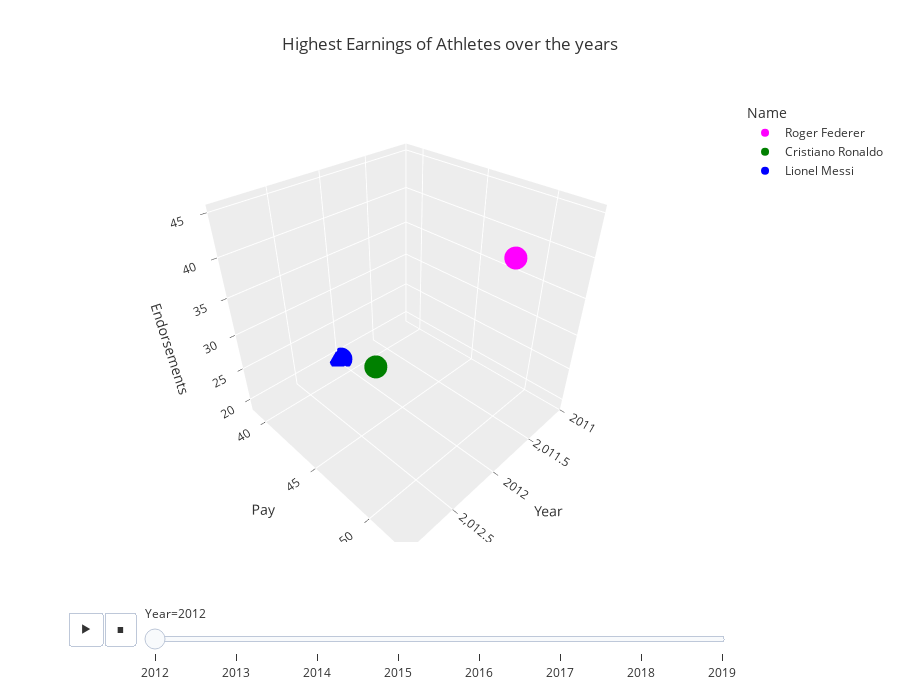

Notebook code cell kept with this figure:
### Markdown cell above
## <div class='alert alert-info'>Let's add annimation </div>

### Code cell
fig=px.scatter_3d(
data_frame=de,
x='Year',
y='Pay',
z='Endorsements',
color='Name',
color_discrete_sequence=['magenta','green','blue'],
log_y=True,  #we are adding a log scale for Pay, we can also do for x and z
template='ggplot2',
title='Highest Earnings of Athletes over the years',       
height=700,                 # height of graph in pixel
    
 animation_frame='Year'
)

pio.show(fig)

### Figure 1 — Plotly figure (JSON) as saved in the notebook; plotly's stock layout.template omitted (floating-point values rounded to 4 significant figures)
{"data": [{"hovertemplate": "Name=Roger Federer<br>Year=%{x}<br>Pay=%{y}<br>Endorsements=%{z}<extra></extra>", "legendgroup": "Roger Federer", "marker": {"color": "magenta", "symbol": "circle"}, "mode": "markers", "name": "Roger Federer", "scene": "scene", "showlegend": true, "type": "scatter3d", "x": [2012], "y": [52.7], "z": [45]}, {"hovertemplate": "Name=Cristiano Ronaldo<br>Year=%{x}<br>Pay=%{y}<br>Endorsements=%{z}<extra></extra>", "legendgroup": "Cristiano Ronaldo", "marker": {"color": "green", "symbol": "circle"}, "mode": "markers", "name": "Cristiano Ronaldo", "scene": "scene", "showlegend": true, "type": "scatter3d", "x": [2012], "y": [42.5], "z": [22]}, {"hovertemplate": "Name=Lionel Messi<br>Year=%{x}<br>Pay=%{y}<br>Endorsements=%{z}<extra></extra>", "legendgroup": "Lionel Messi", "marker": {"color": "blue", "symbol": "circle"}, "mode": "markers", "name": "Lionel Messi", "scene": "scene", "showlegend": true, "type": "scatter3d", "x": [2012], "y": [39], "z": [19]}], "layout": {"height": 700, "legend": {"title": {"text": "Name"}, "tracegroupgap": 0}, "scene": {"domain": {"x": [0, 1], "y": [0, 1]}, "xaxis": {"categoryarray": [2012, 2013, 2014, 2015, 2016, 2017, 2018, 2019], "categoryorder": "array", "title": {"text": "Year"}}, "yaxis": {"title": {"text": "Pay"}, "type": "log"}, "zaxis": {"title": {"text": "Endorsements"}}}, "sliders": [{"active": 0, "currentvalue": {"prefix": "Year="}, "len": 0.9, "pad": {"b": 10, "t": 60}, "steps": [{"args": [["2012"], {"frame": {"duration": 0, "redraw": true}, "fromcurrent": true, "mode": "immediate", "transition": {"duration": 0, "easing": "linear"}}], "label": "2012", "method": "animate"}, {"args": [["2013"], {"frame": {"duration": 0, "redraw": true}, "fromcurrent": true, "mode": "immediate", "transition": {"duration": 0, "easing": "linear"}}], "label": "2013", "method": "animate"}, {"args": [["2014"], {"frame": {"duration": 0, "redraw": true}, "fromcurrent": true, "mode": "immediate", "transition": {"duration": 0, "easing": "linear"}}], "label": "2014", "method": "animate"}, {"args": [["2015"], {"frame": {"duration": 0, "redraw": true}, "fromcurrent": true, "mode": "immediate", "transition": {"duration": 0, "easing": "linear"}}], "label": "2015", "method": "animate"}, {"args": [["2016"], {"frame": {"duration": 0, "redraw": true}, "fromcurrent": true, "mode": "immediate", "transition": {"duration": 0, "easing": "linear"}}], "label": "2016", "method": "animate"}, {"args": [["2017"], {"frame": {"duration": 0, "redraw": true}, "fromcurrent": true, "mode": "immediate", "transition": {"duration": 0, "easing": "linear"}}], "label": "2017", "method": "animate"}, {"args": [["2018"], {"frame": {"duration": 0, "redraw": true}, "fromcurrent": true, "mode": "immediate", "transition": {"duration": 0, "easing": "linear"}}], "label": "2018", "method": "animate"}, {"args": [["2019"], {"frame": {"duration": 0, "redraw": true}, "fromcurrent": true, "mode": "immediate", "transition": {"duration": 0, "easing": "linear"}}], "label": "2019", "method": "animate"}], "x": 0.1, "xanchor": "left", "y": 0, "yanchor": "top"}], "title": {"text": "Highest Earnings of Athletes over the years"}, "updatemenus": [{"buttons": [{"args": [null, {"frame": {"duration": 500, "redraw": true}, "fromcurrent": true, "mode": "immediate", "transition": {"duration": 500, "easing": "linear"}}], "label": "&#9654;", "method": "animate"}, {"args": [[null], {"frame": {"duration": 0, "redraw": true}, "fromcurrent": true, "mode": "immediate", "transition": {"duration": 0, "easing": "linear"}}], "label": "&#9724;", "method": "animate"}], "direction": "left", "pad": {"r": 10, "t": 70}, "showactive": false, "type": "buttons", "x": 0.1, "xanchor": "right", "y": 0, "yanchor": "top"}]}}
